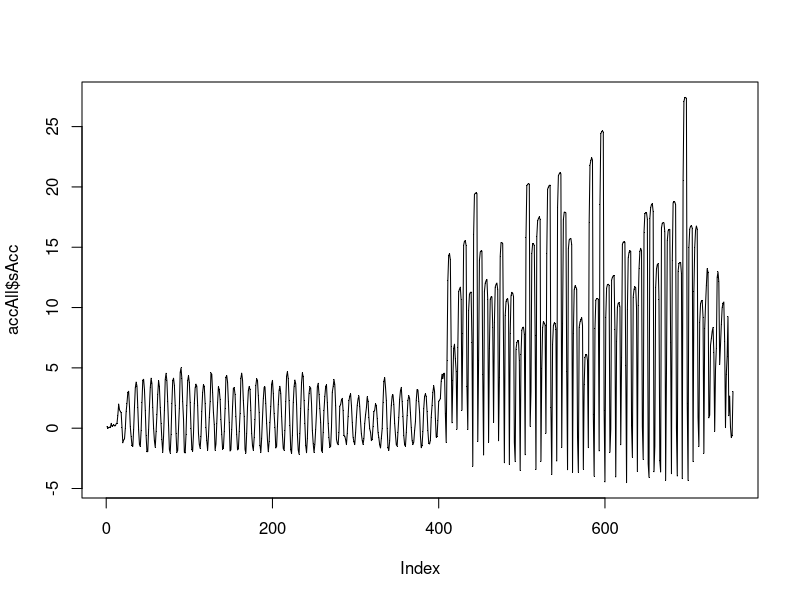

Write the R code that produced this figure. (Note: this script raises an error after producing the figure.)
library(caret)

accAll <- read.csv("walking_running_niklas_20hz.csv", sep=";", dec=",")
str(accAll)

accAll$acc <- accAll$acc - 1 # - 9.81m/s^2

acc <- accAll$acc
accAll$max <- -100
accAll$min <- 100
isStep = 0

freq<-20

v <- seq(1,length(acc)-freq,freq)

accAll$sAcc <- acc;
for(i in 6:(length(acc)-6))
{
  accAll$sAcc[i] <- sum(acc[(i-2):(i+2)])
}

plot(accAll$sAcc, type="o", pch='.') 

acc <- accAll$sAcc

for(i in v)
{
  rng <- i : (i+freq)
  maxV <- max(acc[rng])
  minV <- min(acc[rng])
  accAll$max[rng] <- maxV*1
  accAll$min[rng] <- minV*1
}

sample_old <- 0
sample_new <- -100
precision <- 0.05

accAll$isStep <- NA

for(i in 1:length(acc)){
  sample_result <- acc[i]
  thr <- (accAll$max[i] + accAll$min)/2
  if(abs(sample_result - sample_new)>precision){
    sample_old <- sample_new
    sample_new <- sample_result
  
    if(sample_old != -100 && sample_new < sample_old && sample_new< thr && sample_old > thr){
      accAll$isStep[i] <- thr
    }
  }
  
}

accAll$isStep

warnings()

accAll$isStep

accAll$sAcc

plot(accAll$sAcc, type="o", pch='.') 
#lines(accAll$sAcc, pch=".", col="orange")
lines(accAll$max, pch=".", col="red")
lines(accAll$min, pch=".", col="green")
lines(accAll$isStep, type="p", col="blue")


stepFreq = list()
f=0
stepCount=0
for(i in 1:length(accAll$isStep)){
  isStep <- accAll$isStep[i]
  if(is.na(isStep)==FALSE){
    stepFreq[length(stepFreq)+1] <- f
    f<-0
  }
  else{
    f<-f+accAll$Time[i+1]-accAll$Time[i]
  }
}

accAll$Time

stepFreq <- unlist(stepFreq)

plot(stepFreq, type="o")

stepFreqF <- stepFreq;
for(i in 3:(length(stepFreq)-3))
{
  stepFreqF[i] <- median(stepFreq[(i-3):(i+3)])
}

stepFreqF

plot(stepFreqF, type="o")
